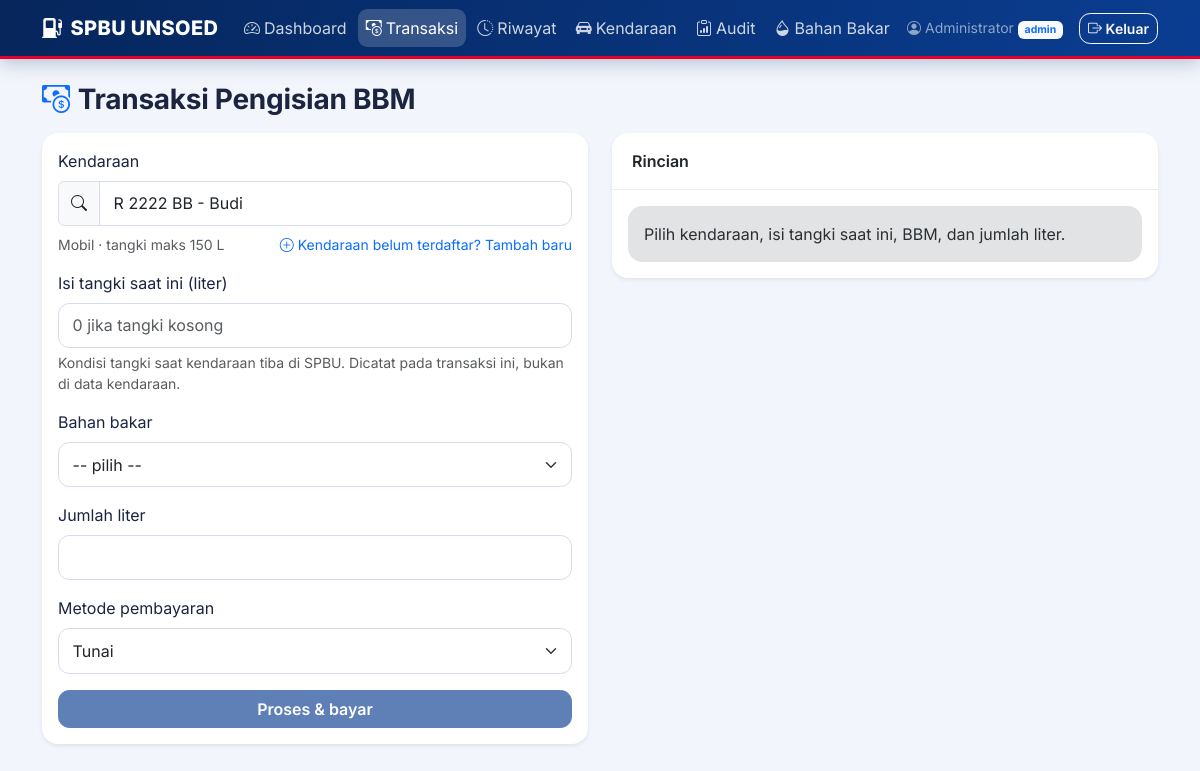
The page /transaksi.php?kendaraan_id=2 (signed in) on the database its author committed.
### tables this page shows
CREATE TABLE kendaraan (
  id                INT UNSIGNED NOT NULL AUTO_INCREMENT,
  jenis             ENUM('Mobil','Motor') NOT NULL,
  plat              VARCHAR(12)   NOT NULL,
  pemilik           VARCHAR(60)   NOT NULL,
  kapasitas_mesin   INT UNSIGNED  NOT NULL,                 
  jumlah_roda       TINYINT UNSIGNED NOT NULL DEFAULT 4,
  max_penumpang     TINYINT UNSIGNED NOT NULL DEFAULT 5,
  kapasitas_tangki  DECIMAL(6,2)  NOT NULL,                 
  PRIMARY KEY (id),
  UNIQUE KEY uq_kendaraan_plat (plat),
  KEY idx_kendaraan_pemilik (pemilik)
);

### includes/fungsi.php (called while the page is built, shortened)
<?php
function e($s): string { return htmlspecialchars((string)$s, ENT_QUOTES, 'UTF-8'); }
function query(mysqli $db, string $sql, string $tipe = '', array $param = []): array {
    $st = $db->prepare($sql);
    if ($param) $st->bind_param($tipe, ...$param);
    $st->execute();
    $r = $st->get_result();
    return $r ? $r->fetch_all(MYSQLI_ASSOC) : [];
}

### transaksi.php (the view, shortened to what this page needs)
<?php
require 'includes/init.php';
$in = ['kendaraan_id' => (int)($_GET['kendaraan_id'] ?? 0) ?: '', 'bbm_id' => '', 'liter' => '', 'isi' => '', 'metode' => 'Tunai'];
$pilih = $in['kendaraan_id'] ? (query($db, 'SELECT * FROM kendaraan WHERE id=?', 'i', [(int)$in['kendaraan_id']])[0] ?? null) : null;
require 'includes/header.php';
?>
<h3 class="mb-3"><i class="bi bi-cash-coin text-primary me-2"></i>Transaksi Pengisian BBM</h3>
<div class="row g-4"><div class="col-lg-6">
<form id="form-transaksi" method="post" class="card card-body shadow-sm" novalidate>
  <div class="mb-3 position-relative"><label class="form-label">Kendaraan</label>
    <div class="input-group"><span class="input-group-text"><i class="bi bi-search"></i></span>
      <input type="text" id="cari-kendaraan" class="form-control" placeholder="Cari plat atau nama pemilik..." autocomplete="off" value="<?= $pilih ? e($pilih['plat'] . ' - ' . $pilih['pemilik']) : '' ?>"></div>
    <div class="d-flex justify-content-between flex-wrap small mt-2">
      <span id="kendaraan-terpilih" class="text-muted"><?= $pilih ? e($pilih['jenis'] . ' · tangki maks ' . (float)$pilih['kapasitas_tangki'] . ' L') : '' ?></span>
      <a href="kendaraan_form.php" class="text-decoration-none"><i class="bi bi-plus-circle me-1"></i>Kendaraan belum terdaftar? Tambah baru</a>
    </div></div>
  <div class="mb-3"><label class="form-label">Isi tangki saat ini (liter)</label>
    <input type="number" name="isi_tangki" min="0" <?= $pilih ? 'max="' . (float)$pilih['kapasitas_tangki'] . '"' : '' ?> step="0.01" class="form-control" placeholder="0 jika tangki kosong" value="<?= e($in['isi'] === false ? '' : $in['isi']) ?>" required>
    <div class="form-text">Kondisi tangki saat kendaraan tiba di SPBU. Dicatat pada transaksi ini, bukan di data kendaraan.</div></div>
  <div class="mb-3"><label class="form-label">Bahan bakar</label><select name="bbm_id" class="form-select" required>
    <option value="">-- pilih --</option>
    </select></div>
  <div class="mb-3"><label class="form-label">Jumlah liter</label><input type="number" name="liter" min="0.01" step="0.01" class="form-control" value="<?= e($in['liter'] === false ? '' : $in['liter']) ?>" required></div>
  <div class="mb-3"><label class="form-label">Metode pembayaran</label><select name="metode" class="form-select"><?php foreach (['Tunai', 'QRIS'] as $m): ?><option <?= $in['metode'] === $m ? 'selected' : '' ?>><?= $m ?></option><?php endforeach; ?></select></div>
  <button class="btn btn-primary" disabled>Proses &amp; bayar</button>
</form></div>
<div class="col-lg-6"><div class="card shadow-sm"><div class="card-header">Rincian</div>
  <div class="card-body"><div id="preview" class="alert alert-secondary mb-0">Pilih kendaraan, isi tangki saat ini, BBM, dan jumlah liter.</div></div></div></div></div>
<?php $skrip = ['app.js']; require 'includes/footer.php'; ?>

### assets/style.css (style rules this page uses)
:root { --biru:#0a3d91;--biru-tua:#06265c;--merah:#e4002b;--kuning:#ffb81c;--bg:#f2f5fb;--teks:#1b2540;--bs-body-font-family:'Inter',system-ui,sans-serif }
body { background:var(--bg);color:var(--teks);font-family:var(--bs-body-font-family) }
h3,h4,h5 { font-weight:700;letter-spacing:-.01em }
.card { border:0;border-radius:1rem;box-shadow:0 6px 22px rgba(20,40,90,.08) }
.card-header { background:transparent;border-bottom:1px solid #e8ecf6;font-weight:600;padding:1rem 1.25rem }
.btn { border-radius:.7rem;font-weight:600 }
.btn-primary { --bs-btn-bg:var(--biru);--bs-btn-border-color:var(--biru);--bs-btn-hover-bg:var(--biru-tua);--bs-btn-hover-border-color:var(--biru-tua);--bs-btn-active-bg:var(--biru-tua);--bs-btn-disabled-bg:var(--biru);--bs-btn-disabled-border-color:var(--biru) }
.form-control,.form-select { border-radius:.7rem;padding:.6rem .85rem;border-color:#d6dcec }
.alert { border:0;border-radius:.9rem }

### rows shown on the page
kendaraan: plat+pemilik "R 2222 BB - Budi", jenis+kapasitas_tangki "Mobil · tangki maks 150 L"

### other values the page prints
$label "Dashboard Transaksi Riwayat Kendaraan Audit Bahan Bakar"
user()['nama'] "Administrator"
user()['role'] "admin"
form field metode "Tunai"
